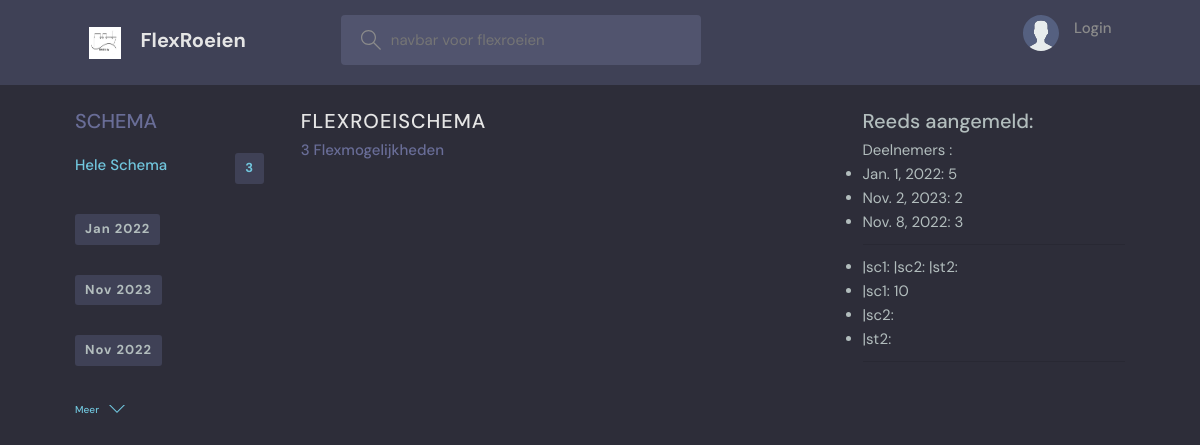
The app's page /, older data.
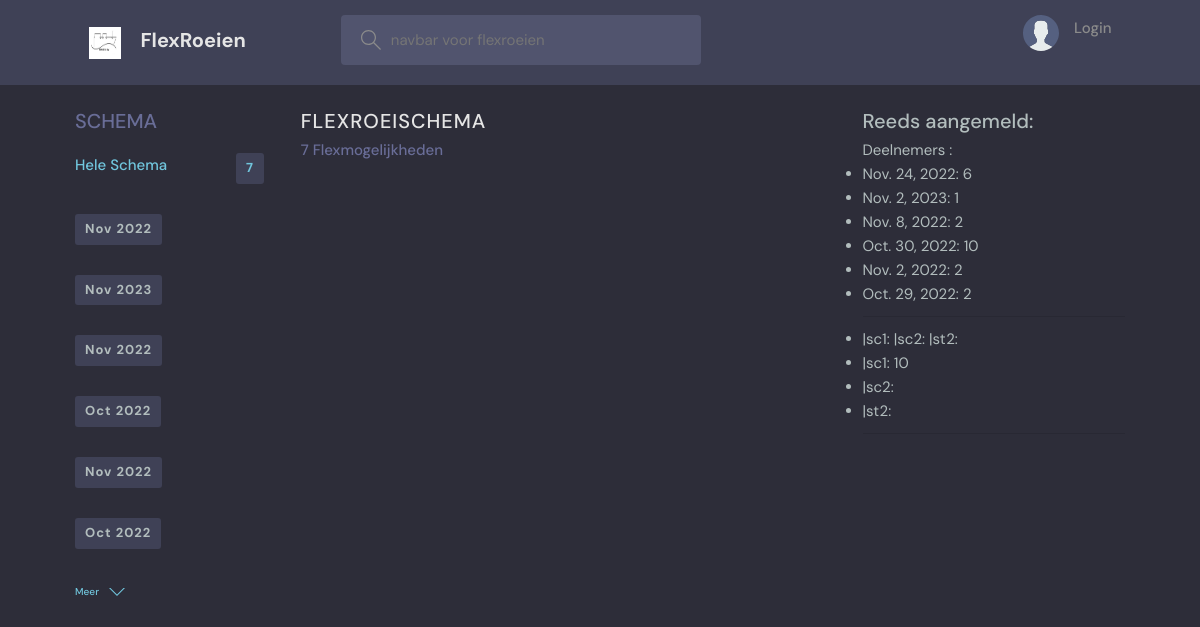
The same page, newer data.
### beatrix/models.py (models this page shows, shortened)
class Flexevent(models.Model):
    host = models.ForeignKey(User, on_delete=models.SET_NULL, null=True)
    id = models.AutoField(primary_key=True)
    topic = models.ForeignKey(Topic, on_delete=models.SET_NULL, null=True)
    event_text = models.CharField(max_length=200)
    name = models.CharField(max_length=200)
    description = models.TextField(null=True, blank=True) # database field (can Empty), form field (can Empty)
    pub_date = models.CharField(max_length=35)
    datum = models.DateField(auto_now=False)
    pub_time = models.CharField(max_length=35, default='10:00')
    lid = models.ManyToManyField(User, related_name='deelnemer', blank=True)
    created = models.DateTimeField(default=datetime.now, blank=True)

### beatrix/views.py (the view)
# urls.py: path('', erv_home, name='erv-home'),
def erv_home(request):
    q = request.GET.get('q') if request.GET.get('q') != None else ''
    tops=Flexevent.objects.values_list('topic', flat=True)
    topcs = Topic.objects.all() ##.filter(id__in=tops)
    room_messages = Bericht.objects.all() ##filter(Q(room__topic__name__icontains=q))
    year=int(date.today().strftime('%Y'))
    month = int(date.today().strftime('%m'))
    beginmonth = 1 #int(date.today().strftime('%m'))
    endmonth = month # int(date.today().strftime('%m'))
    monthend=[0,31,28,31,30,31,30,31,31,30,31,30,31] #jfmamjjasond
    einde=monthend[endmonth]
    start=date(year,beginmonth,1)
    end=date(year,month,einde)
    usr=request.user
    users=User.objects.all()
    aangemelden=Person.objects.all().filter(id__in=users)
    flexevents = Flexevent.objects.all().filter(
        Q(topic__name__icontains = q) |
        Q(name__icontains = q) |
        Q(event_text__icontains = q) |
        Q(description__icontains = q)
        ) # search
    d=[]
    ll=[]
    sc1=[]
    sc2=[]
    sc3=[]
    for fl in flexevents:
        ll=fl.lid.all()
        ll | ll
    aangemeld=ll
    aangemeld=User.objects.all().filter(
    Q(id__in=aangemeld)
        )
    room_count = flexevents.count()
    rooster=Flexevent.objects.all().filter(created__range=[start, end])
    context = {
        'rooster':rooster,
        'events': flexevents[0:6],   #te saneren in 3 templates
        'rooms': flexevents[0:6],    #te saneren in 3 templates
        'deelnemers':aangemeld,    #alle deelnemers en hun skills
        'topics': topcs [0:6],
        'room_count': room_count, #te saneren in 3 templates
        'room_messages': room_messages, #te saneren in 3 templates
        'sc1':aangemelden,
        }
    if 'beatrix' in q:
        redirect('aanmelden')
        return render(request, 'beatrix/maand_list.html', context)
    return render(request, 'beatrix/erv-home.html', context)

### beatrix/templates/beatrix/erv-home.html (shortened to what this page needs)
{% extends 'erv-base.html' %} {% load static %} {% block content %}
{% include 'erv-navbar.html' %}
<main class="layout layout--3">
  <div class="container">
    {% include 'beatrix/erv-topics_component.html' %}
    <div class="roomList">
      <div class="roomList__header">
        <div>
          <h2>FLEXROEISCHEMA</h2>
          <p>{{room_count}} Flexmogelijkheden</p>
        </div>
      </div>
    </div>
    {% include 'beatrix/erv-activity_component.html' %}
  </div>
</main>
{% endblock %}

### beatrix/templates/beatrix/erv-topics_component.html
<div class="topics">
  <div class="topics__header">
    <h2>Schema</h2>
  </div>
  <ul class="topics__list">
    <li>
      <a href="{% url 'erv-home' %}" class="active"
        >Hele Schema <span>{{room_count}}</span></a
      >
    {% for tt in events %}
    <li>
      <a href="{% url 'erv-home' %}?q={{tt.name}}"><span>{{tt.datum|date:"M Y"}}  </span></a>
    </li>
    {% endfor %}
  </ul>
  <a class="btn btn--link" href="{% url 'erv-topics' %}">
    Meer
    <svg
      version="1.1"
      xmlns="http://www.w3.org/2000/svg"
      width="32"
      height="32"
      viewBox="0 0 32 32"
    >
      <title>chevron-down</title>
      <path d="M16 21l-13-13h-3l16 16 16-16h-3l-13 13z"></path>
    </svg>
  </a>
</div>

### beatrix/templates/beatrix/erv-activity_component.html (shortened to what this page needs)
<div class="activities">
  <div class="activities__header">
    <h2>Reeds aangemeld:</h2>
  </div>
  <div>
    Deelnemers :
    <ul>
      {% for room in events %}
      <li>
        {{room.datum}}:
        {{room.lid.count}}
      </li>
      {% endfor %}
    </ul>
    {% if sc1 %}
    <ul>
      <hr>
      <li>|sc1: {{sc1.pos1.count}} |sc2: {{sc2.count}}|st2: {{st2.count}} </li>
      <li>|sc1: {{sc1.count}}  </li>
      <li>|sc2: {{sc2.count}} </li>
      <li>|st2: {{st2.count}} </li>
      {% endif %}
    </ul>
    <ul>
      <hr>
    </ul>
  </div>
</div>

Row changes from the older to the newer data that the page shows:
changed Flexevent: datum "Jan 2022" → "Nov 2022"; datum "Jan. 1, 2022" → "Nov. 24, 2022"; lid.count "5" → "6"
computed for Flexevent "Nov. 2, 2023": lid.count "2" → "1"
computed for Flexevent "Nov. 8, 2022": lid.count "3" → "2"
added Flexevent: datum "Oct 2022", datum "Oct. 30, 2022", lid.count "10"
added Flexevent: datum "Nov 2022", datum "Nov. 2, 2022", lid.count "2"
added Flexevent: datum "Oct 2022", datum "Oct. 29, 2022", lid.count "2"
Text that changed along with them:
{{ room_count }}: "3" → "7"
